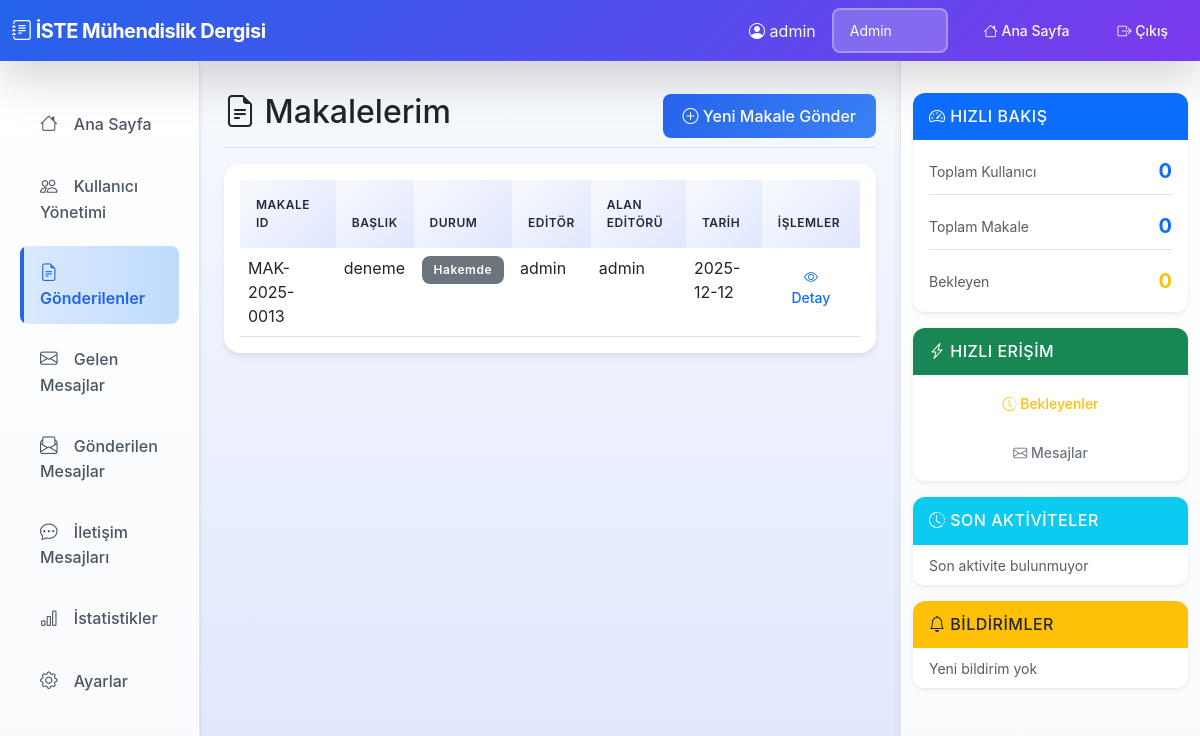
Page /submissions/my (signed in) on the earlier database version.
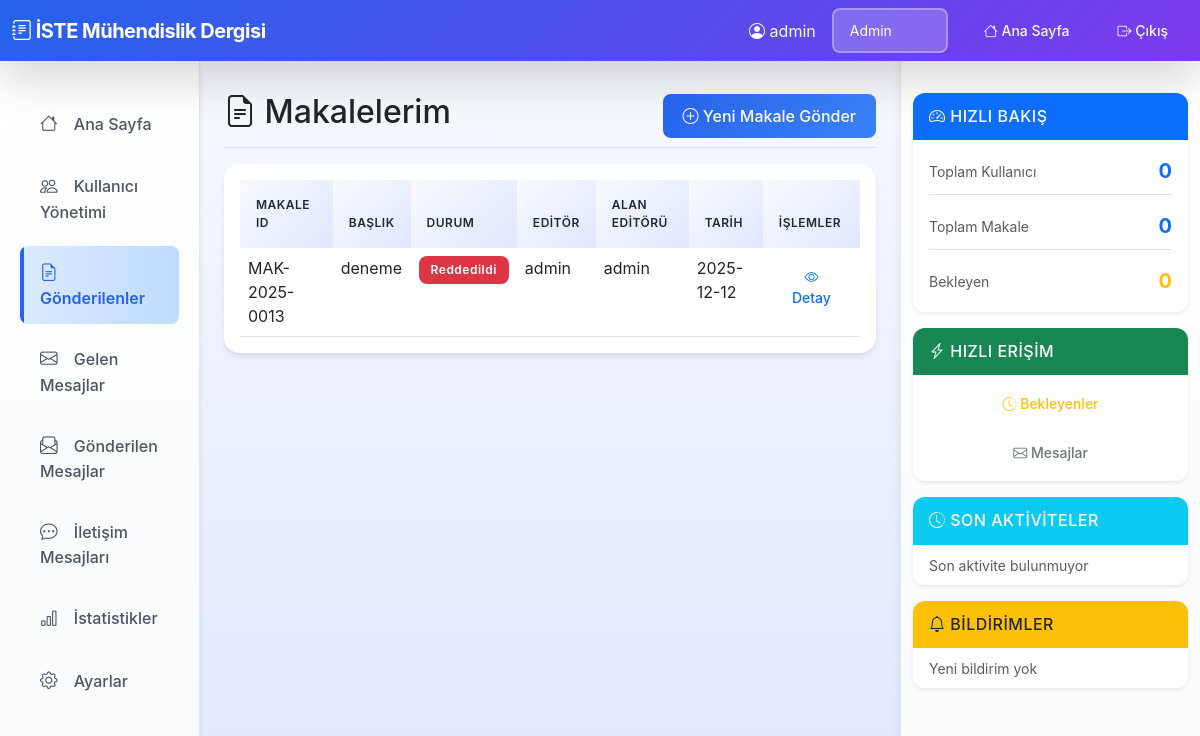
Same page on the later database version.
### tables this page shows
CREATE TABLE articles (
                id TEXT PRIMARY KEY,
                title TEXT NOT NULL,
                author TEXT NOT NULL,
                authors TEXT,
                pages TEXT,
                status TEXT NOT NULL,
                volume TEXT,
                issue TEXT,
                year TEXT,
                editor TEXT,
                field_editor TEXT,
                reviewers TEXT,
                decisions TEXT,
                scheduled INTEGER DEFAULT 0,
                created_at TIMESTAMP DEFAULT CURRENT_TIMESTAMP,
                updated_at TIMESTAMP DEFAULT CURRENT_TIMESTAMP
            , file_path TEXT, field_editor_recommendation TEXT);

### app.py (the view)
@app.route('/submissions/my')
@login_required
@role_required('Yazar', 'Admin')
def my_articles():
    all_articles = db.get_all_articles()
    articles = [a for a in all_articles if a['author'] == session['username']]
    return render_template('my_articles.html', articles=articles)

### Dergi_Yonetim_Sistemi/database.py (called while the page is built)
    def get_connection(self):
        conn = sqlite3.connect(self.db_name)
        conn.row_factory = sqlite3.Row  # Sözlük benzeri erişim için
        return conn

    def get_user(self, username: str) -> Optional[Dict]:
        conn = self.get_connection()
        cursor = conn.cursor()
        cursor.execute("SELECT * FROM users WHERE username = ?", (username,))
        row = cursor.fetchone()
        conn.close()
        if row:
            expertise_field = None
            try:
                if "expertise_field" in row.keys():
                    expertise_field = row["expertise_field"]
            except (KeyError, AttributeError):
                pass
            return {
                "username": row["username"],
                "password": row["password"],
                "name": row["name"],
                "roles": row["roles"].split(",") if row["roles"] else [],
                "expertise_field": expertise_field
            }
        return None

### templates/my_articles.html (shortened to what this page needs)
{% extends "dashboard_base.html" %}
{% block content %}
<div class="d-flex justify-content-between flex-wrap flex-md-nowrap align-items-center pt-3 pb-2 mb-3 border-bottom">
    <h1 class="h2"><i class="bi bi-file-earmark-text"></i> Makalelerim</h1>
    <a href="{{ url_for('new_submission') }}" class="btn btn-primary">
        <i class="bi bi-plus-circle"></i> Yeni Makale Gönder
    </a>
</div>
<div class="card">
    <div class="card-body">
        {% if articles %}
        <div class="table-responsive">
            <table class="table table-hover">
                <thead>
                    <tr>
                        <th>Makale ID</th>
                        <th>Başlık</th>
                        <th>Durum</th>
                        <th>Editör</th>
                        <th>Alan Editörü</th>
                        <th>Tarih</th>
                        <th>İşlemler</th>
                    </tr>
                </thead>
                <tbody>
                    {% for article in articles %}
                    <tr>
                        <td>{{ article['id'] }}</td>
                        <td>{{ article['title'] }}</td>
                        <td>
                            {% if article['status'] == 'Gönderildi' %}
                                <span class="badge bg-warning">{{ article['status'] }}</span>
                            {% elif article['status'] == 'Değerlendirmede' %}
                                <span class="badge bg-info">{{ article['status'] }}</span>
                            {% elif article['status'] == 'Kabul Edildi' %}
                                <span class="badge bg-success">{{ article['status'] }}</span>
                            {% elif article['status'] == 'Reddedildi' %}
                                <span class="badge bg-danger">{{ article['status'] }}</span>
                            {% else %}
                                <span class="badge bg-secondary">{{ article['status'] }}</span>
                            {% endif %}
                        </td>
                        <td>{{ article.get('editor') or '-' }}</td>
                        <td>{{ article.get('field_editor') or '-' }}</td>
                        <td>{{ article.get('created_at', '')[:10] if article.get('created_at') else '-' }}</td>
                        <td>
                            <a href="{{ url_for('article_detail', article_id=article['id']) }}"
                               class="btn btn-sm btn-outline-primary">
                                <i class="bi bi-eye"></i> Detay
                            </a>
                        </td>
                    </tr>
                    {% endfor %}
                </tbody>
            </table>
        </div>
        {% endif %}
    </div>
</div>
{% endblock %}

Differences in the rows shown:
changed articles "deneme": status "Hakemde" → "Reddedildi"
